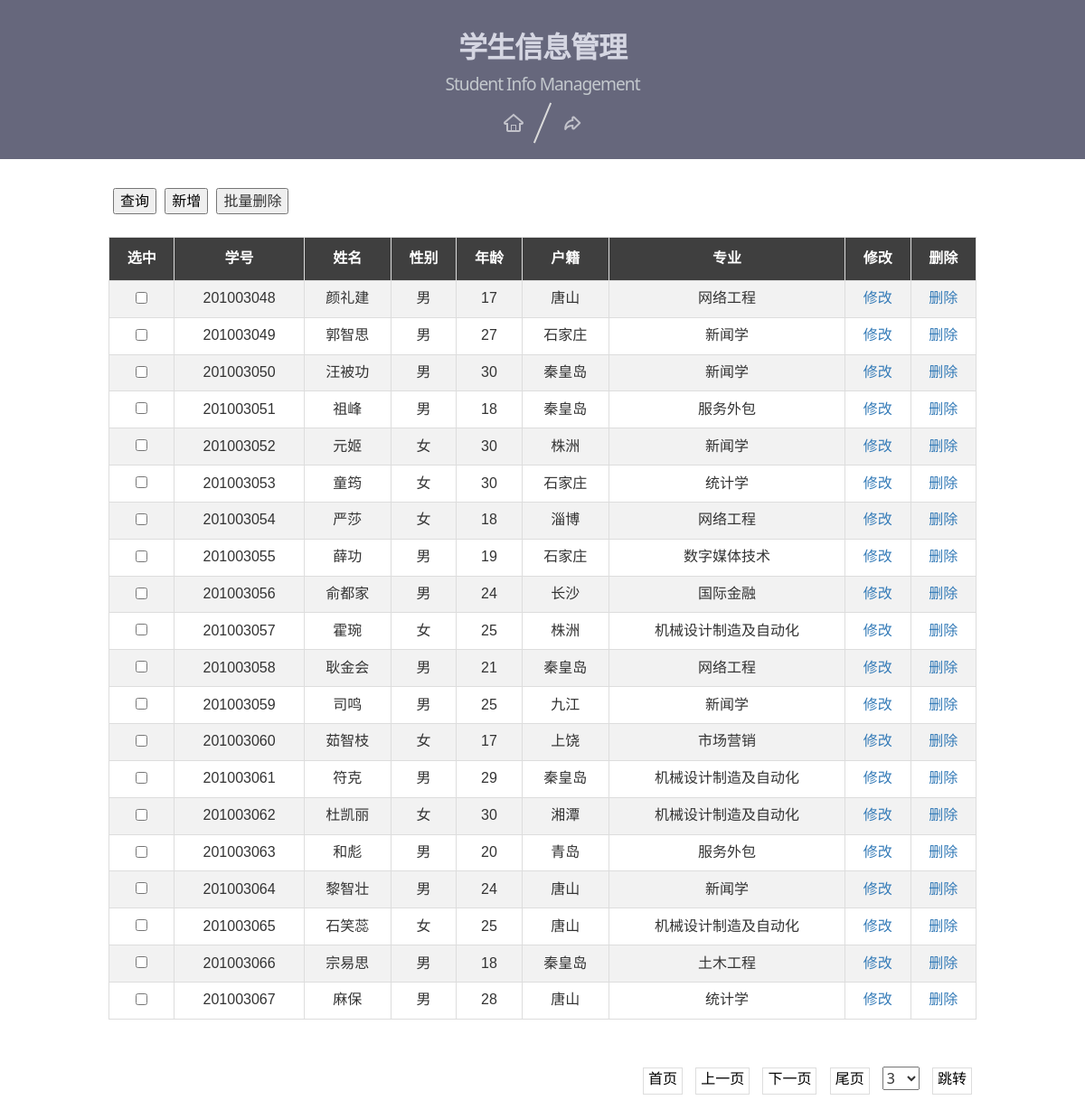
/page/3?name= (signed in), run on the app's committed database.
### tables this page shows
CREATE TABLE "student_info"(
        stu_id char(9) PRIMARY KEY NOT NULL check(LENGTH(stu_id) = 9),
        stu_name       VARCHAR(50) NOT NULL,
        stu_sex        CHAR(2)     NOT NULL check(stu_sex in ('男','女')) default '男',
        stu_age        INT         NOT NULL check(stu_age between 1 and 100),
        stu_origin     VARCHAR(50) NOT NULL,
        stu_profession_id int NOT NULL,
       	FOREIGN KEY (stu_profession_id) REFERENCES stu_profession(stu_profession_id)
        );

CREATE TABLE stu_profession(
        stu_profession_id INTEGER PRIMARY KEY,
        stu_profession    VARCHAR(50) NOT NULL
        );

### main.py (the view)
@app.route('/page/<int:pageid>', methods=['GET'])
def page_to(pageid):
    if not CheckLogin():
        return redirect(url_for('login'))
    strWhere = []
    schfilter = "?name="  # 过滤器，用来在切换页面的时候保持GET请求参数
    if "name" in request.args:
        name = request.args["name"]
        if name != "":
            strWhere.append("stu_name like '%%%s%%'" % name)
            schfilter += name
    schfilter + "&stuno="
    if "stuno" in request.args:
        stuno = request.args["stuno"]
        if stuno != "":
            strWhere.append("stu_id = '%s'" % stuno)
            schfilter += stuno
    tablename = "student_info"
    sql = "SELECT stu_id 学号,stu_name 姓名,stu_sex 性别,stu_age 年龄,stu_origin 户籍,p.stu_profession 专业 FROM student_info s INNER JOIN stu_profession p " \
          "on s.stu_profession_id=p.stu_profession_id"
    if len(strWhere) > 0:
        sql = sql + " where " + " and ".join(strWhere)
        print(sql)
    result, fields = GetSql2(sql)
    n_per_page = 20  # 每页显示的条数
    total_page = int(len(result) / n_per_page + 0.99)
    print(total_page)
    return render_template('show.html', datas=result[(pageid-1)*n_per_page:(pageid)*n_per_page],
                           fields=fields, pageid=pageid, total_page=total_page, schfilter=schfilter)

### dbSqlite3.py (called while the page is built)
def OpenDb():
    database = "./db/student_083_2.db"
    conn = sqlite3.connect(database)
    return conn

def GetSql(conn, sql):
    cur = conn.cursor()
    cur.execute(sql)
    fields=[]
    for field in cur.description:
        fields.append(field[0])
    result = cur.fetchall()
    cur.close()
    return result,fields

def CloseDb(conn):
    conn.close()

def GetSql2(sql):
    conn = OpenDb()
    result,fields = GetSql(conn, sql)
    CloseDb(conn)
    return result,fields

### main.py (called while the page is built)
def CheckLogin():
    if 'username' not in session:
        return False
    else:
        return True

### templates/show.html (shortened to what this page needs)
<!DOCTYPE html>
<html lang="zh">
<head>
    <link href="http://cdn.bootcss.com/bootstrap/3.3.7/css/bootstrap.min.css" rel="stylesheet">
    <link rel="stylesheet" href="../static/css/htmleaf.css" type="text/css">
    <link rel="stylesheet" href="../static/css/paginated.css" type="text/css">
</head>
<body onload="infoConfirm()">
<div class="htmleaf-container">
    <header class="htmleaf-header">
        <h1>学生信息管理 <span>Student Info Management</span></h1>
        <div class="htmleaf-links">
            <a class="htmleaf-icon icon-htmleaf-home-outline" href="/page/1" title="首页"><span>首页</span></a>
            <a class="htmleaf-icon icon-htmleaf-arrow-forward-outline" href="/login" title="退出"><span> 退出</span></a>
        </div>
    </header>
    <div style="margin:auto; width:80%;padding:2em 0;">
        <div id="dataTable" class="table table-striped table-bordered" cellspacing="0" width="80%">
            <form action="/delete_students">
                <div class="top_buttons">
                    <button class="tops" id="search_btn"><a href="/search">查询</a></button>
                    <button class="tops" id="add_btn"><a href="/add">新增</a></button>
                    <input type="submit" value="批量删除" class="tops" onclick="return confirm('是否确认删除所有选中的学生信息？');">
                </div>
                <table id="dataShowTable" border="1" style="width:100%;text-align: center">
                    <tr>
                        <th>选中</th>
                        {% for a in fields %}
                        <th>{{a}}</th>
                        {% endfor %}
                        <th>修改</th>
                        <th>删除</th>
                    </tr>
                    {%for item in datas%}
                    <tr>
                        <td><input type="checkbox" name="array" value="{{item[0]}}"></td>
                        {%for a in item%}
                        <td>{{a}}</td>
                        {% endfor %}
                        <td><a href="update?id={{item[0]}}">修改</a></td>
                        <td><a href="/del/{{item[0]}}" onclick="return deleteConfirm()">删除</a></td>
                    </tr>
                    {% endfor %}
                </table>
            </form>
            <div id="barcon" class="barcon" style="margin:auto; width:100%;padding:2em 0;">
                <div id="barcon2" class="barcon2">
                    <ul>
                        <li><a href="/page/1{{schfilter}}" id="firstpage">首页</a></li>
                        <li><a href="/page/{{pageid-1}}{{schfilter}}" id="prepage" onclick="check_first()">上一页</a></li>
                        <li><a href="/page/{{pageid+1}}{{schfilter}}" id="nextpage" onclick="check_last()">下一页</a></li>
                        <li><a href="/page/{{total_page}}{{schfilter}}" id="lastpage">尾页</a></li>
                        <li>
                            <select name="" id="jumpWhere" onchange="setAddress_jumpPage()">
                                {% for i in range(1,total_page+1) %}
                                {% if i==pageid %}
                                <option value="{{i}}" class="page{{i}}" selected="selected">{{i}}</option>
                                {% else%}
                                <option value="{{i}}" class="page{{i}}">{{i}}</option>
                                {% endif%}
                                {% endfor%}
                            </select>
                        </li>
                        <li><a href="/page/{{pageid}}{{schfilter}}" id="jumpPage">跳转</a></li>
                    </ul>
                </div>
            </div>
        </div>
    </div>
</div>
</body>
</html>

### static/css/htmleaf.css (style rules this page uses)
[class^="icon-"], [class*=" icon-"] { font-family: 'icomoon'; speak: none; font-style: normal; font-weight: normal; font-variant: normal; text-transform: none; line-height: 1; -webkit-font-smoothing: antialiased; -moz-osx-font-smoothing: grayscale; }
body, html { font-size: 100%; padding: 0; margin: 0; }
*, *:after, *:before { -webkit-box-sizing: border-box; -moz-box-sizing: border-box; box-sizing: border-box; }
body { font-family: "Microsoft YaHei","Segoe UI", "Lucida Grande", Helvetica, Arial,sans-serif; }
.htmleaf-links a { color: rgba(255, 255, 255, 0.6);outline: none;text-decoration: none;-webkit-transition: 0.2s;transition: 0.2s; }
.htmleaf-container { margin: 0 auto; }
.htmleaf-header { padding: 1em 190px 1em; letter-spacing: -1px; text-align: center; background: #66677c; }
.htmleaf-header h1 { color: #D5D6E2; font-weight: 600; font-size: 2em; line-height: 1; margin-bottom: 0; }
.htmleaf-header h1 span { display: block; font-size: 60%; font-weight: 400; padding: 0.8em 0 0.5em 0; color: #c3c8cd; }
.htmleaf-links { position: relative; display: inline-block; white-space: nowrap; font-size: 1.5em; text-align: center; }
.htmleaf-links::after { position: absolute; top: 0; left: 50%; margin-left: -1px; width: 2px; height: 100%; background: #dbdbdb; content: ''; -webkit-transform: rotate3d(0,0,1,22.5deg); transform: rotate3d(0,0,1,22.5deg); }
.htmleaf-icon { display: inline-block; margin: 0.5em; padding: 0em 0; width: 1.5em; text-decoration: none; }
.htmleaf-icon:before { margin: 0 5px; text-transform: none; font-weight: normal; font-style: normal; font-variant: normal; font-family: 'icomoon'; line-height: 1; speak: none; -webkit-font-smoothing: antialiased; }
.icon-htmleaf-home-outline:before { content: "\e5000"; }
.icon-htmleaf-arrow-forward-outline:before { content: "\e5001"; }

### static/css/paginated.css (style rules this page uses)
.barcon { width: 1000px; margin: 0 auto; text-align: center; }
.barcon2 ul { margin: 20px 0; padding-left: 0; list-style: none; text-align: center; }
.barcon2 li { display: inline; }
.barcon2 a { font-size: 16px; font-weight: normal; display: inline-block; padding: 5px; padding-top: 0; color: black; border: 1px solid #ddd; background-color: #fff; }

### templates/show.html (style rules this page uses)
body { background: white; }
.tops { margin-bottom: 25px; margin-left: 5px; }
.tops > a { color: #000000 }
#dataTable { border: none; }
#dataShowTable { font-family: Arial, Helvetica, sans-serif; border-collapse: collapse; width: 100%; }
#dataShowTable td, #dataShowTable th { border: 1px solid #ddd; padding: 8px; }
#dataShowTable tr:nth-child(even) { background-color: #f2f2f2; }
#dataShowTable th { padding-top: 12px; padding-bottom: 12px; text-align: center; background-color: #3F3F3F; color: white; }
#barcon { overflow: hidden; }
#barcon2 { float: right }
#barcon2 > ul > li { padding: 5px; }

### data on the page
student_info: stu_id "201003048", stu_name "颜礼建", item "男" "17", stu_origin "唐山"
stu_profession: stu_profession "网络工程"
student_info: stu_id "201003049", stu_name "郭智思", item "男" "27", stu_origin "石家庄"
stu_profession: stu_profession "新闻学"
student_info: stu_id "201003050", stu_name "汪被功", item "男" "30", stu_origin "秦皇岛"
student_info: stu_id "201003051", stu_name "祖峰", item "男" "18", stu_origin "秦皇岛"
stu_profession: stu_profession "服务外包"
student_info: stu_id "201003052", stu_name "元姬", item "女" "30", stu_origin "株洲"
student_info: stu_id "201003053", stu_name "童筠", item "女" "30", stu_origin "石家庄"
stu_profession: stu_profession "统计学"
student_info: stu_id "201003054", stu_name "严莎", item "女" "18", stu_origin "淄博"
student_info: stu_id "201003055", stu_name "薛功", item "男" "19", stu_origin "石家庄"
stu_profession: stu_profession "数字媒体技术"
student_info: stu_id "201003056", stu_name "俞都家", item "男" "24", stu_origin "长沙"
stu_profession: stu_profession "国际金融"
student_info: stu_id "201003057", stu_name "霍琬", item "女" "25", stu_origin "株洲"
stu_profession: stu_profession "机械设计制造及自动化"
student_info: stu_id "201003058", stu_name "耿金会", item "男" "21", stu_origin "秦皇岛"
student_info: stu_id "201003059", stu_name "司鸣", item "男" "25", stu_origin "九江"
student_info: stu_id "201003060", stu_name "茹智枝", item "女" "17", stu_origin "上饶"
stu_profession: stu_profession "市场营销"
student_info: stu_id "201003061", stu_name "符克", item "男" "29", stu_origin "秦皇岛"
student_info: stu_id "201003062", stu_name "杜凯丽", item "女" "30", stu_origin "湘潭"
student_info: stu_id "201003063", stu_name "和彪", item "男" "20", stu_origin "青岛"
student_info: stu_id "201003064", stu_name "黎智壮", item "男" "24", stu_origin "唐山"
student_info: stu_id "201003065", stu_name "石笑蕊", item "女" "25", stu_origin "唐山"
student_info: stu_id "201003066", stu_name "宗易思", item "男" "18", stu_origin "秦皇岛"
stu_profession: stu_profession "土木工程"
student_info: stu_id "201003067", stu_name "麻保", item "男" "28", stu_origin "唐山"

### other printed values
{{ a }} "学号" "姓名" "性别" "年龄" "户籍" "专业"
form field value "3"
